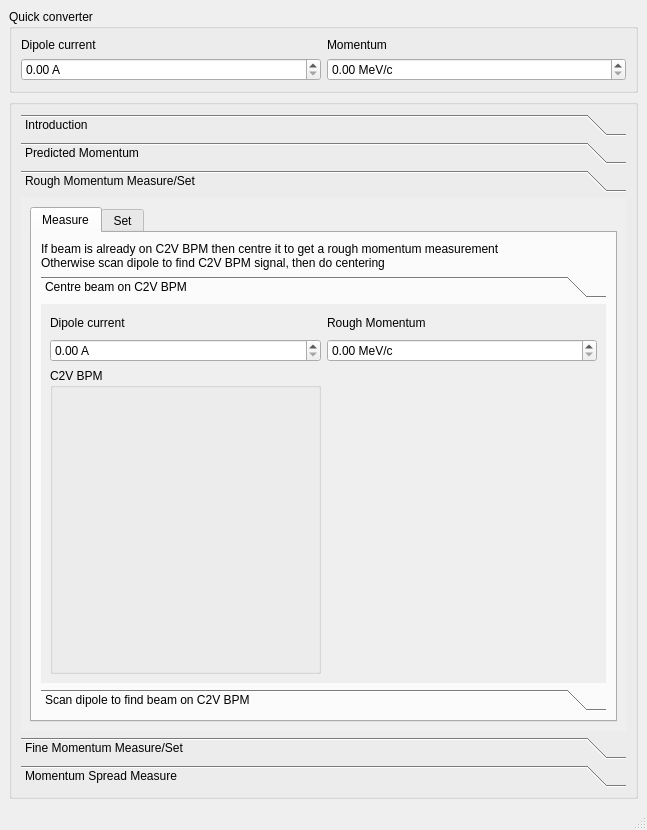
<?xml version="1.0" encoding="UTF-8"?>
<ui version="4.0">
 <class>MainWindow</class>
 <widget class="QMainWindow" name="MainWindow">
  <property name="geometry">
   <rect>
    <x>0</x>
    <y>0</y>
    <width>647</width>
    <height>830</height>
   </rect>
  </property>
  <property name="windowTitle">
   <string>MainWindow</string>
  </property>
  <widget class="QWidget" name="centralwidget">
   <layout class="QGridLayout" name="gridLayout">
    <item row="0" column="0">
     <widget class="QGroupBox" name="groupBox_10">
      <property name="minimumSize">
       <size>
        <width>0</width>
        <height>71</height>
       </size>
      </property>
      <property name="title">
       <string>Quick converter</string>
      </property>
      <layout class="QGridLayout" name="gridLayout_19">
       <item row="0" column="0">
        <widget class="QLabel" name="label_14">
         <property name="text">
          <string>Dipole current</string>
         </property>
        </widget>
       </item>
       <item row="1" column="0">
        <widget class="QDoubleSpinBox" name="doubleSpinBox_I">
         <property name="suffix">
          <string> A</string>
         </property>
        </widget>
       </item>
       <item row="0" column="1">
        <widget class="QLabel" name="label_13">
         <property name="text">
          <string>Momentum</string>
         </property>
        </widget>
       </item>
       <item row="1" column="1">
        <widget class="QDoubleSpinBox" name="doubleSpinBox_p">
         <property name="suffix">
          <string> MeV/c</string>
         </property>
        </widget>
       </item>
      </layout>
     </widget>
    </item>
    <item row="1" column="0">
     <widget class="QGroupBox" name="groupBox">
      <property name="minimumSize">
       <size>
        <width>0</width>
        <height>71</height>
       </size>
      </property>
      <property name="title">
       <string/>
      </property>
      <layout class="QGridLayout" name="gridLayout_5">
       <item row="0" column="0" colspan="2">
        <widget class="QToolBox" name="toolBox">
         <property name="font">
          <font>
           <weight>50</weight>
           <bold>false</bold>
          </font>
         </property>
         <property name="autoFillBackground">
          <bool>false</bool>
         </property>
         <property name="styleSheet">
          <string notr="true"/>
         </property>
         <property name="currentIndex">
          <number>2</number>
         </property>
         <widget class="QWidget" name="page_7">
          <property name="geometry">
           <rect>
            <x>0</x>
            <y>0</y>
            <width>585</width>
            <height>38</height>
           </rect>
          </property>
          <attribute name="label">
           <string>Introduction</string>
          </attribute>
          <layout class="QGridLayout" name="gridLayout_20">
           <item row="0" column="0" alignment="Qt::AlignTop">
            <widget class="QLabel" name="label">
             <property name="text">
              <string>Work from top to bottom through the steps below to measure momentum and momentum spread.</string>
             </property>
            </widget>
           </item>
          </layout>
         </widget>
         <widget class="QWidget" name="page">
          <property name="geometry">
           <rect>
            <x>0</x>
            <y>0</y>
            <width>601</width>
            <height>512</height>
           </rect>
          </property>
          <attribute name="label">
           <string>Predicted Momentum</string>
          </attribute>
          <layout class="QGridLayout" name="gridLayout_11">
           <item row="0" column="0">
            <widget class="QLabel" name="label_2">
             <property name="maximumSize">
              <size>
               <width>16777215</width>
               <height>30</height>
              </size>
             </property>
             <property name="text">
              <string>Skip this step if beam already on C2V BPM
Otherwise use either magnet or RF settings to predict the momentum</string>
             </property>
            </widget>
           </item>
           <item row="1" column="0">
            <widget class="Line" name="line">
             <property name="orientation">
              <enum>Qt::Horizontal</enum>
             </property>
            </widget>
           </item>
           <item row="2" column="0">
            <layout class="QGridLayout" name="gridLayout_4">
             <item row="1" column="1">
              <widget class="QDoubleSpinBox" name="doubleSpinBox_I_2">
               <property name="suffix">
                <string> A</string>
               </property>
              </widget>
             </item>
             <item row="1" column="0">
              <widget class="QPushButton" name="pushButton_useCurrent">
               <property name="sizePolicy">
                <sizepolicy hsizetype="Minimum" vsizetype="Fixed">
                 <horstretch>0</horstretch>
                 <verstretch>0</verstretch>
                </sizepolicy>
               </property>
               <property name="minimumSize">
                <size>
                 <width>140</width>
                 <height>22</height>
                </size>
               </property>
               <property name="maximumSize">
                <size>
                 <width>371</width>
                 <height>16777215</height>
                </size>
               </property>
               <property name="text">
                <string>Use current from dipole</string>
               </property>
               <property name="checked">
                <bool>false</bool>
               </property>
              </widget>
             </item>
             <item row="0" column="2">
              <widget class="QLabel" name="label_3">
               <property name="text">
                <string>Predicted Momentum</string>
               </property>
              </widget>
             </item>
             <item row="1" column="2">
              <widget class="QDoubleSpinBox" name="doubleSpinBox_p_2">
               <property name="suffix">
                <string> MeV/c</string>
               </property>
              </widget>
             </item>
             <item row="1" column="3">
              <widget class="QPushButton" name="pushButton_useRF">
               <property name="enabled">
                <bool>false</bool>
               </property>
               <property name="sizePolicy">
                <sizepolicy hsizetype="Minimum" vsizetype="Fixed">
                 <horstretch>0</horstretch>
                 <verstretch>0</verstretch>
                </sizepolicy>
               </property>
               <property name="minimumSize">
                <size>
                 <width>140</width>
                 <height>22</height>
                </size>
               </property>
               <property name="maximumSize">
                <size>
                 <width>371</width>
                 <height>16777215</height>
                </size>
               </property>
               <property name="font">
                <font/>
               </property>
               <property name="text">
                <string>Predict momentum from RF</string>
               </property>
               <property name="checked">
                <bool>false</bool>
               </property>
              </widget>
             </item>
             <item row="0" column="1">
              <widget class="QLabel" name="label_4">
               <property name="maximumSize">
                <size>
                 <width>16777215</width>
                 <height>10</height>
                </size>
               </property>
               <property name="text">
                <string>Dipole current</string>
               </property>
              </widget>
             </item>
            </layout>
           </item>
           <item row="3" column="0">
            <widget class="Line" name="line_2">
             <property name="orientation">
              <enum>Qt::Horizontal</enum>
             </property>
            </widget>
           </item>
           <item row="4" column="0">
            <widget class="QLabel" name="label_7">
             <property name="text">
              <string>Show C2V BPM readout and live/not live
Show relevant RF settings
Show dipole current
Show latest measured value?</string>
             </property>
            </widget>
           </item>
           <item row="5" column="0">
            <widget class="QLabel" name="label_I">
             <property name="minimumSize">
              <size>
               <width>120</width>
               <height>0</height>
              </size>
             </property>
             <property name="text">
              <string>...</string>
             </property>
            </widget>
           </item>
           <item row="6" column="0">
            <widget class="QLabel" name="label_6">
             <property name="minimumSize">
              <size>
               <width>0</width>
               <height>200</height>
              </size>
             </property>
             <property name="text">
              <string/>
             </property>
            </widget>
           </item>
          </layout>
         </widget>
         <widget class="QWidget" name="page_2">
          <property name="geometry">
           <rect>
            <x>0</x>
            <y>0</y>
            <width>601</width>
            <height>512</height>
           </rect>
          </property>
          <attribute name="label">
           <string>Rough Momentum Measure/Set</string>
          </attribute>
          <layout class="QGridLayout" name="gridLayout_2">
           <item row="0" column="0">
            <widget class="QTabWidget" name="tabWidget">
             <property name="currentIndex">
              <number>0</number>
             </property>
             <widget class="QWidget" name="tab">
              <attribute name="title">
               <string>Measure</string>
              </attribute>
              <layout class="QGridLayout" name="gridLayout_6">
               <item row="0" column="0">
                <widget class="QLabel" name="label_5">
                 <property name="text">
                  <string>If beam is already on C2V BPM then centre it to get a rough momentum measurement
Otherwise scan dipole to find C2V BPM signal, then do centering</string>
                 </property>
                </widget>
               </item>
               <item row="1" column="0">
                <widget class="QToolBox" name="toolBox_2">
                 <property name="currentIndex">
                  <number>0</number>
                 </property>
                 <widget class="QWidget" name="page_5">
                  <property name="geometry">
                   <rect>
                    <x>0</x>
                    <y>0</y>
                    <width>551</width>
                    <height>338</height>
                   </rect>
                  </property>
                  <attribute name="label">
                   <string>Centre beam on C2V BPM</string>
                  </attribute>
                  <layout class="QGridLayout" name="gridLayout_7">
                   <item row="0" column="0">
                    <layout class="QGridLayout" name="gridLayout_16">
                     <item row="0" column="0">
                      <widget class="QLabel" name="label_12">
                       <property name="maximumSize">
                        <size>
                         <width>16777215</width>
                         <height>20</height>
                        </size>
                       </property>
                       <property name="text">
                        <string>Dipole current</string>
                       </property>
                      </widget>
                     </item>
                     <item row="0" column="1">
                      <widget class="QLabel" name="label_11">
                       <property name="text">
                        <string>Rough Momentum</string>
                       </property>
                      </widget>
                     </item>
                     <item row="1" column="0">
                      <widget class="QDoubleSpinBox" name="doubleSpinBox_I_3">
                       <property name="suffix">
                        <string> A</string>
                       </property>
                      </widget>
                     </item>
                     <item row="1" column="1">
                      <widget class="QDoubleSpinBox" name="doubleSpinBox_p_3">
                       <property name="suffix">
                        <string> MeV/c</string>
                       </property>
                      </widget>
                     </item>
                     <item row="2" column="0">
                      <widget class="QGroupBox" name="groupBox_3">
                       <property name="title">
                        <string>C2V BPM</string>
                       </property>
                       <layout class="QHBoxLayout" name="horizontalLayout"/>
                      </widget>
                     </item>
                    </layout>
                   </item>
                  </layout>
                 </widget>
                 <widget class="QWidget" name="page_6">
                  <property name="geometry">
                   <rect>
                    <x>0</x>
                    <y>0</y>
                    <width>530</width>
                    <height>110</height>
                   </rect>
                  </property>
                  <attribute name="label">
                   <string>Scan dipole to find beam on C2V BPM</string>
                  </attribute>
                  <layout class="QGridLayout" name="gridLayout_13">
                   <item row="0" column="0">
                    <layout class="QGridLayout" name="gridLayout_12">
                     <item row="2" column="0" colspan="4">
                      <widget class="QGroupBox" name="groupBox_2">
                       <property name="title">
                        <string>C2V BPM x-pos vs dipole setting</string>
                       </property>
                      </widget>
                     </item>
                     <item row="0" column="2">
                      <widget class="QLineEdit" name="lineEdit_roughCurrentMax"/>
                     </item>
                     <item row="0" column="1">
                      <widget class="QLineEdit" name="lineEdit_roughCurrentMin"/>
                     </item>
                     <item row="1" column="0" colspan="4">
                      <widget class="QPushButton" name="pushButton_roughCentreC2VCurrent">
                       <property name="text">
                        <string>Scan dipole</string>
                       </property>
                       <property name="checked">
                        <bool>false</bool>
                       </property>
                      </widget>
                     </item>
                     <item row="0" column="3">
                      <widget class="QLineEdit" name="lineEdit_roughCurrentMax_2"/>
                     </item>
                     <item row="0" column="0">
                      <widget class="QPushButton" name="pushButton_roughGetCurrentRange">
                       <property name="text">
                        <string>Get scan range from initial estimate (min/max/step):</string>
                       </property>
                       <property name="checked">
                        <bool>false</bool>
                       </property>
                      </widget>
                     </item>
                    </layout>
                   </item>
                  </layout>
                 </widget>
                </widget>
               </item>
              </layout>
             </widget>
             <widget class="QWidget" name="tab_2">
              <attribute name="title">
               <string>Set</string>
              </attribute>
              <widget class="QGroupBox" name="groupBox_8">
               <property name="geometry">
                <rect>
                 <x>10</x>
                 <y>10</y>
                 <width>661</width>
                 <height>90</height>
                </rect>
               </property>
               <property name="maximumSize">
                <size>
                 <width>16777215</width>
                 <height>150</height>
                </size>
               </property>
               <property name="styleSheet">
                <string notr="true">background-color: rgb(255, 255, 255);</string>
               </property>
               <property name="title">
                <string>Instructions</string>
               </property>
               <layout class="QGridLayout" name="gridLayout_15">
                <item row="0" column="0">
                 <widget class="QLabel" name="label_8">
                  <property name="text">
                   <string>Confirm whether gun only or gun + linac
Select momentum - current will be automatically set
Set RF amplitude to centre on C2V</string>
                  </property>
                 </widget>
                </item>
               </layout>
              </widget>
             </widget>
            </widget>
           </item>
          </layout>
         </widget>
         <widget class="QWidget" name="page_3">
          <property name="geometry">
           <rect>
            <x>0</x>
            <y>0</y>
            <width>442</width>
            <height>198</height>
           </rect>
          </property>
          <attribute name="label">
           <string>Fine Momentum Measure/Set</string>
          </attribute>
          <layout class="QGridLayout" name="gridLayout_3">
           <item row="2" column="0">
            <widget class="QTabWidget" name="tabWidget_2">
             <property name="currentIndex">
              <number>0</number>
             </property>
             <widget class="QWidget" name="tab_3">
              <attribute name="title">
               <string>Measure</string>
              </attribute>
             </widget>
             <widget class="QWidget" name="tab_4">
              <attribute name="title">
               <string>Set</string>
              </attribute>
             </widget>
            </widget>
           </item>
           <item row="0" column="0">
            <widget class="QGroupBox" name="groupBox_6">
             <property name="minimumSize">
              <size>
               <width>0</width>
               <height>70</height>
              </size>
             </property>
             <property name="styleSheet">
              <string notr="true">background-color: rgb(255, 255, 255);</string>
             </property>
             <property name="title">
              <string>Instructions</string>
             </property>
             <layout class="QGridLayout" name="gridLayout_8">
              <item row="0" column="0">
               <widget class="QLabel" name="label_9">
                <property name="text">
                 <string>Need to have completed rough measurement to continue
Need to align beam through dipole for both fine measure and fine set</string>
                </property>
               </widget>
              </item>
             </layout>
            </widget>
           </item>
           <item row="1" column="0">
            <widget class="QTabWidget" name="tabWidget_3">
             <property name="currentIndex">
              <number>0</number>
             </property>
             <widget class="QWidget" name="tab_5">
              <attribute name="title">
               <string>Align beam through dipole</string>
              </attribute>
             </widget>
            </widget>
           </item>
          </layout>
         </widget>
         <widget class="QWidget" name="page_4">
          <property name="geometry">
           <rect>
            <x>0</x>
            <y>0</y>
            <width>397</width>
            <height>304</height>
           </rect>
          </property>
          <attribute name="label">
           <string>Momentum Spread Measure</string>
          </attribute>
          <layout class="QGridLayout" name="gridLayout_10">
           <item row="0" column="0">
            <widget class="QGroupBox" name="groupBox_9">
             <property name="minimumSize">
              <size>
               <width>0</width>
               <height>70</height>
              </size>
             </property>
             <property name="styleSheet">
              <string notr="true">background-color: rgb(255, 255, 255);</string>
             </property>
             <property name="title">
              <string>Show relevant information</string>
             </property>
             <layout class="QGridLayout" name="gridLayout_9">
              <item row="0" column="0">
               <widget class="QLabel" name="label_10">
                <property name="text">
                 <string>Need to have done fine momentum measurement to continue</string>
                </property>
               </widget>
              </item>
             </layout>
            </widget>
           </item>
           <item row="1" column="0">
            <widget class="QTabWidget" name="tabWidget_4">
             <property name="currentIndex">
              <number>0</number>
             </property>
             <widget class="QWidget" name="tab_6">
              <attribute name="title">
               <string>Beta minimisation</string>
              </attribute>
             </widget>
            </widget>
           </item>
           <item row="2" column="0">
            <widget class="QTabWidget" name="tabWidget_5">
             <property name="currentIndex">
              <number>0</number>
             </property>
             <widget class="QWidget" name="tab_7">
              <attribute name="title">
               <string>Set dispersion size</string>
              </attribute>
             </widget>
            </widget>
           </item>
           <item row="3" column="0">
            <widget class="QTabWidget" name="tabWidget_6">
             <property name="currentIndex">
              <number>0</number>
             </property>
             <widget class="QWidget" name="tab_8">
              <attribute name="title">
               <string>Calculate dispersion</string>
              </attribute>
             </widget>
            </widget>
           </item>
           <item row="4" column="0">
            <widget class="QTabWidget" name="tabWidget_7">
             <property name="currentIndex">
              <number>0</number>
             </property>
             <widget class="QWidget" name="tab_10">
              <attribute name="title">
               <string>Calculate Momentum Spread</string>
              </attribute>
             </widget>
            </widget>
           </item>
          </layout>
         </widget>
        </widget>
       </item>
      </layout>
     </widget>
    </item>
   </layout>
  </widget>
  <widget class="QStatusBar" name="statusbar"/>
 </widget>
 <resources/>
 <connections/>
</ui>
